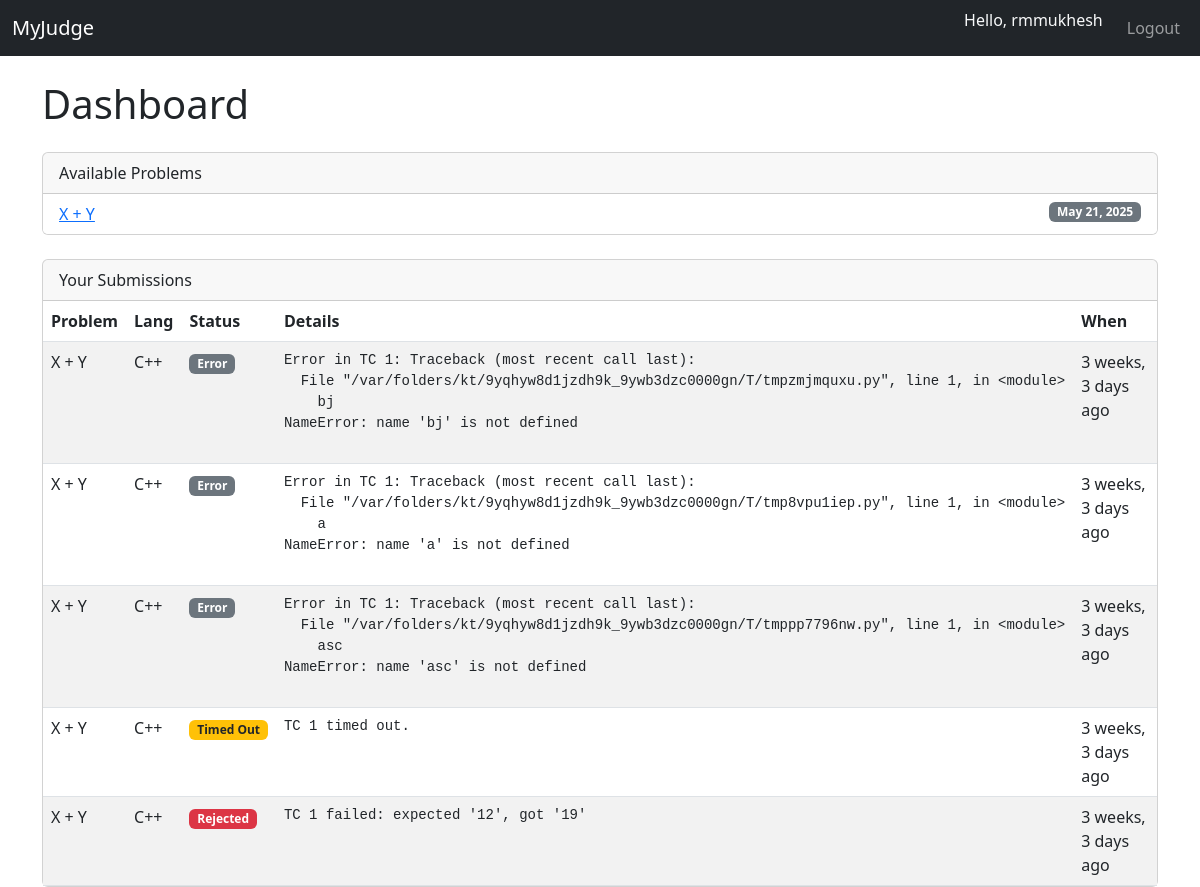
Before: /dashboard/ (signed in) with the older database file.
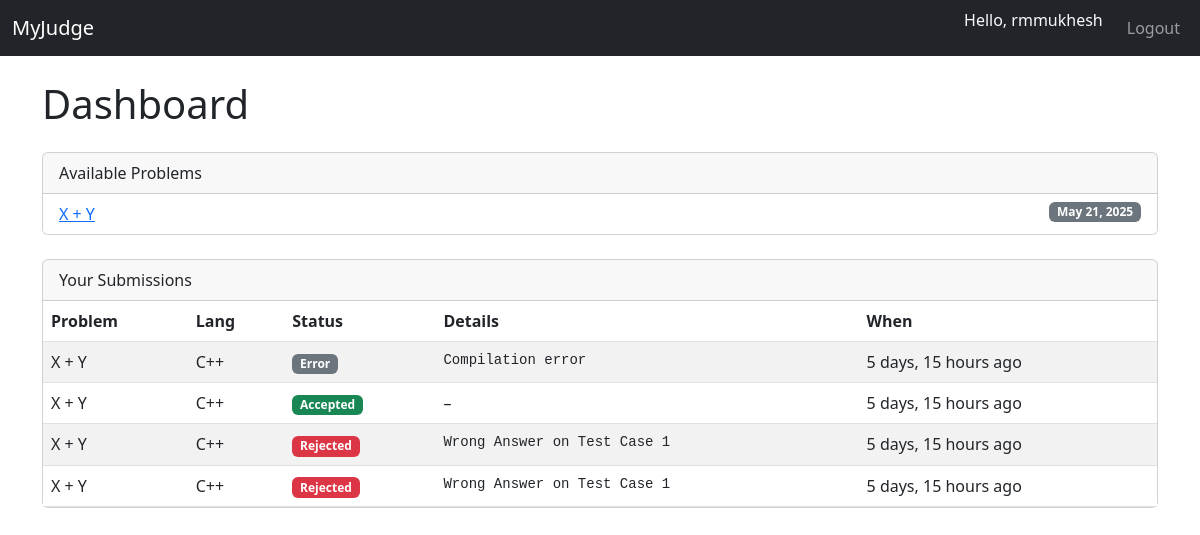
After: the same page with the newer database file.
### dashboard/models.py (models this page shows, shortened)
class Problem(models.Model):
    title = models.CharField(max_length=200)
    description = models.TextField()
    created_by = models.ForeignKey(
        User, on_delete=models.CASCADE,
        limit_choices_to={'is_superuser': True},
        null=True,
        blank=True
    )
    created_at = models.DateTimeField(auto_now_add=True)

class Submission(models.Model):
    STATUS_CHOICES = [
        ('P', 'Pending'),
        ('A', 'Accepted'),
        ('R', 'Rejected'),
        ('E', 'Error'),
        ('T', 'Timed Out'),
    ]
    LANG_CHOICES = [
        ('CPP', 'C++'),
        ('PY', 'Python'),
    ]
    user = models.ForeignKey(User, on_delete=models.CASCADE)
    problem = models.ForeignKey(Problem, on_delete=models.CASCADE)
    code = models.TextField()
    language = models.CharField(max_length=3, choices=LANG_CHOICES, default='PY', help_text="Select your language")
    submitted_at = models.DateTimeField(auto_now_add=True)
    status = models.CharField(max_length=1, choices=STATUS_CHOICES, default='P')
    verdict_details = models.TextField(blank=True)
    class Meta:
        ordering = ['-submitted_at']

### dashboard/views.py (the view)
# urls.py: path('', views.dashboard, name='dashboard'),
@login_required
def dashboard(request):
    problems = Problem.objects.filter(created_by__is_superuser=True)
    submissions = Submission.objects.filter(user=request.user)
    return render(request, 'dashboard.html', {'problems': problems, 'submissions': submissions})

### dashboard/templates/dashboard.html (shortened to what this page needs)
{% extends "base.html" %}
{% load humanize %}
{% block content %}
  <h1 class="mb-4">Dashboard</h1>
  <div class="card mb-4">
    <div class="card-header">Available Problems</div>
    <ul class="list-group list-group-flush">
      {% for p in problems %}
        <li class="list-group-item">
          <a href="{% url 'dashboard:problem_detail' p.id %}">{{ p.title }}</a>
          <span class="badge bg-secondary float-end">{{ p.created_at|date:"M d, Y" }}</span>
        </li>
      {% empty %}
        <li class="list-group-item">No problems have been created yet.</li>
      {% endfor %}
    </ul>
  </div>
  <div class="card">
    <div class="card-header">Your Submissions</div>
    <div class="table-responsive">
      <table class="table table-striped mb-0">
        <thead>
          <tr>
            <th>Problem</th>
            <th>Lang</th>
            <th>Status</th>
            <th>Details</th>
            <th>When</th>
          </tr>
        </thead>
        <tbody>
          {% for s in submissions %}
            <tr>
              <td>{{ s.problem.title }}</td>
              <td>{{ s.get_language_display }}</td>
              <td>
                {% if s.status == 'A' %}
                  <span class="badge bg-success">{{ s.get_status_display }}</span>
                {% elif s.status == 'R' %}
                  <span class="badge bg-danger">{{ s.get_status_display }}</span>
                {% elif s.status == 'T' %}
                  <span class="badge bg-warning text-dark">{{ s.get_status_display }}</span>
                {% else %}
                  <span class="badge bg-secondary">{{ s.get_status_display }}</span>
                {% endif %}
              </td>
              <td>
                {% if s.verdict_details %}
                  <pre class="mb-0">{{ s.verdict_details }}</pre>
                {% else %}
                  &ndash;
                {% endif %}
              </td>
              <td>{{ s.submitted_at|naturaltime }}</td>
            </tr>
          {% empty %}
            <tr>
              <td colspan="5" class="text-center">You haven't submitted any solutions yet.</td>
            </tr>
          {% endfor %}
        </tbody>
      </table>
    </div>
  </div>
{% endblock %}

### templates/base.html (shortened to what this page needs)
{% load static %}
<!DOCTYPE html>
<html lang="en">
<head>
  <link
    href="https://cdn.jsdelivr.net/npm/bootstrap@5.3.0/dist/css/bootstrap.min.css"
    rel="stylesheet"
  >
</head>
<body>
  <nav class="navbar navbar-expand-lg navbar-dark bg-dark mb-4">
    <div class="container-fluid">
      <a class="navbar-brand" href="{% url 'dashboard:dashboard' %}">MyJudge</a>
      <ul class="navbar-nav ms-auto">
        {% if user.is_authenticated %}
          <li class="nav-item">
            <span class="navbar-text text-light me-3">
              Hello, {{ user.username }}
            </span>
          </li>
          <li class="nav-item"><a class="nav-link" href="/auth/logout/">Logout</a></li>
        {% else %}
          <li class="nav-item"><a class="nav-link" href="/auth/login/">Login</a></li>
          <li class="nav-item"><a class="nav-link" href="/auth/register/">Sign Up</a></li>
        {% endif %}
      </ul>
    </div>
  </nav>
  <div class="container">
    {% block content %}{% endblock %}
  </div>
</body>
</html>

Changed rows visible on the page:
removed Submission: problem "X + Y", language "C++", status "Error", verdict_details "Error in TC 1: Traceback (most recent call last): File \"/var/folders/kt/9yqhyw8d1jzdh9k_9ywb3dzc0000gn/T/tmpzmjmquxu.py\", line 1, in <module> bj NameError: name 'bj' is not defined", submitted_at "3 weeks, 3 days ago"
removed Submission: problem "X + Y", language "C++", status "Error", verdict_details "Error in TC 1: Traceback (most recent call last): File \"/var/folders/kt/9yqhyw8d1jzdh9k_9ywb3dzc0000gn/T/tmp8vpu1iep.py\", line 1, in <module> a NameError: name 'a' is not defined", submitted_at "3 weeks, 3 days ago"
removed Submission: problem "X + Y", language "C++", status "Error", verdict_details "Error in TC 1: Traceback (most recent call last): File \"/var/folders/kt/9yqhyw8d1jzdh9k_9ywb3dzc0000gn/T/tmppp7796nw.py\", line 1, in <module> asc NameError: name 'asc' is not defined", submitted_at "3 weeks, 3 days ago"
removed Submission: problem "X + Y", language "C++", status "Timed Out", verdict_details "TC 1 timed out.", submitted_at "3 weeks, 3 days ago"
removed Submission: problem "X + Y", language "C++", status "Rejected", verdict_details "TC 1 failed: expected '12', got '19'", submitted_at "3 weeks, 3 days ago"
added Submission: problem "X + Y", language "C++", status "Error", verdict_details "Compilation error", submitted_at "5 days, 15 hours ago"
added Submission: problem "X + Y", language "C++", status "Accepted", submitted_at "5 days, 15 hours ago"
added Submission: problem "X + Y", language "C++", status "Rejected", verdict_details "Wrong Answer on Test Case 1", submitted_at "5 days, 15 hours ago"
added Submission: problem "X + Y", language "C++", status "Rejected", verdict_details "Wrong Answer on Test Case 1", submitted_at "5 days, 15 hours ago"
